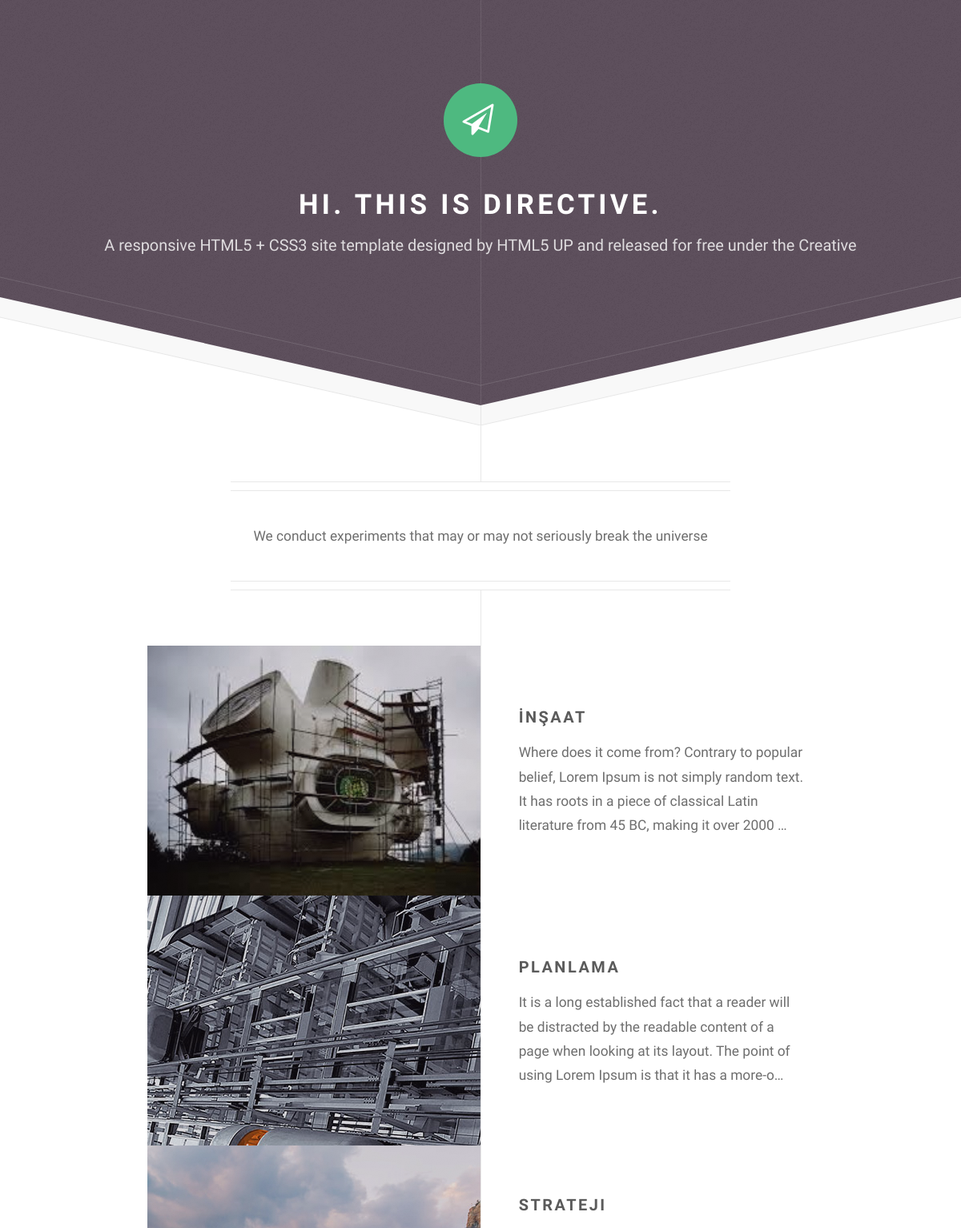
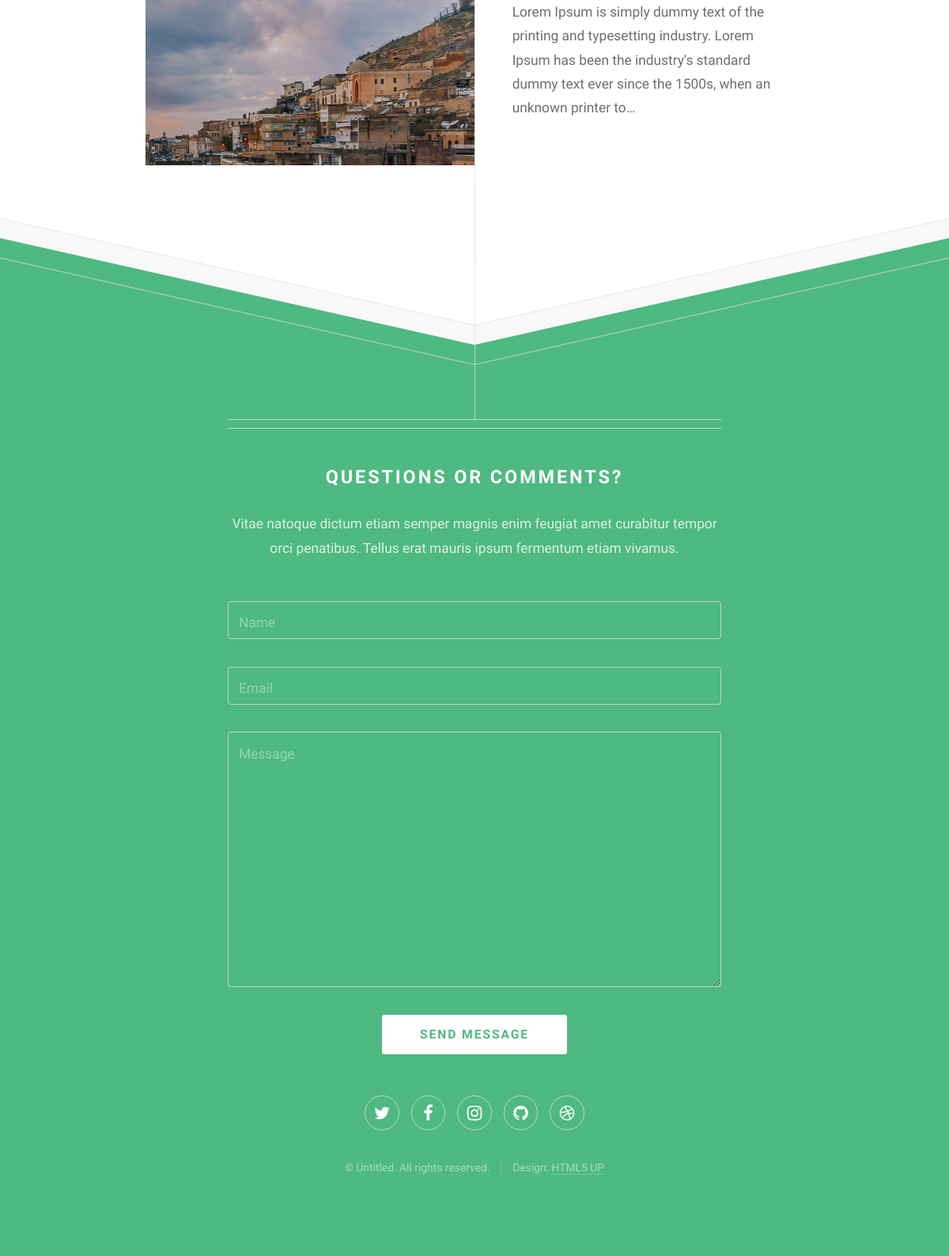
The page / on the database its author committed (2 pictures, top to bottom).
### qarchapp/models.py (models this page shows, shortened)
class Information(models.Model):
    title = models.CharField(max_length=100, blank=True, null=True)
    logo = models.ImageField(upload_to="info", blank=True, null=True)
    motto = models.TextField(max_length=1000, blank=True, null=True)
    introduction_text = models.TextField(max_length = 1000, blank=True, null=True)
    class Meta:
        verbose_name="Site Bilgisi"
        verbose_name_plural = "Site Bilgileri"

class Post(models.Model):
    title = models.CharField(max_length=100, blank=True, null=True)
    content = models.TextField(max_length=1000, blank=True, null=True)
    photo = models.ImageField(upload_to="post", max_length=100, blank=True, null=True)
    created_at = models.DateField(blank=True, null=True, auto_now=True)
    updated_at= models.DateField(blank=True, null=True, auto_now_add=True)
    class Meta:
        verbose_name = "İçerik"
        verbose_name_plural = "İçerikler"
        ordering = ["created_at"]

### qarchapp/views.py (the view)
# urls.py: path('', views.index, name='index'),
def index(request):
    post_list = Post.objects.order_by('id')
    message_list = Message.objects.all()
    site_info=Information.objects.get(id=1)
    form=SendForm()
    context = { 'post_list': post_list, 'site_info': site_info, 'form':form, ' message_list': message_list }
    return render(request, 'qarchapp/index.html', context)

### qarchapp/forms.py
class SendForm(forms.Form):
    name = forms.CharField(widget=forms.TextInput(attrs={'placeholder': 'Name'}), label='')
    email = forms.EmailField(widget=forms.EmailInput(attrs={'placeholder': 'Email'}),label='')
    message = forms.CharField(widget=forms.Textarea(attrs={'placeholder': 'Message'}), label='')

### templates/qarchapp/index.html
{% extends 'base.html' %}
{% block main %}
<header class="major container medium">
    {{site_info.introduction_text}}
 </header>
<div class="box alt container">
    {% for post in post_list %}
					<section class="feature left">
						<a href="{% url 'detail' post.id %}" class="image icon ">
						<img src="/media/{{ post.photo }}" alt="" /></a>
						<div class="content">
							<h3>{{ post.title }} </h3>
							<p> <a style="color:#6e6e6e; border:none;" href="{% url 'detail' post.id %}"> {{ post.content | truncatechars:"180" }} </a> </p>
						</div>
					</section>
    {% endfor %}
</div>
{% endblock  %}

### templates/base.html (shortened to what this page needs)
{% load static %}
<!DOCTYPE HTML>
<html>
	<head>
		<link rel="stylesheet" href="{% static 'qarchapp/css/main.css' %}" />
	</head>
	<body class="is-preload">
			<div id="header">
				<span class="logo icon fa-paper-plane-o"></span>
				<h1>{{site_info.title}}</h1>
				<p>{{site_info.motto}}</p>
			</div>
			<div id="main">
				{% block main %}
				{% endblock %}
			</div>
			<div id="footer">
				<div class="container medium">
					<header class="major last">
						<h2>Questions or comments?</h2>
					</header>
					<p>Vitae natoque dictum etiam semper magnis enim feugiat amet curabitur tempor
					orci penatibus. Tellus erat mauris ipsum fermentum etiam vivamus.</p>
					<form method="POST" action="{% url 'sendmessage' %}">
						{{ form.as_p }}
						<input type="submit" value="Send Message" />
					</form>
					<ul class="icons">
						<li><a href="#" class="icon fa-twitter"><span class="label">Twitter</span></a></li>
						<li><a href="#" class="icon fa-facebook"><span class="label">Facebook</span></a></li>
						<li><a href="#" class="icon fa-instagram"><span class="label">Instagram</span></a></li>
						<li><a href="#" class="icon fa-github"><span class="label">Github</span></a></li>
						<li><a href="#" class="icon fa-dribbble"><span class="label">Dribbble</span></a></li>
					</ul>
					<ul class="copyright">
						<li>&copy; Untitled. All rights reserved.</li><li>Design: <a href="http://html5up.net">HTML5 UP</a></li>
					</ul>
				</div>
			</div>
	</body>
</html>

### rows shown on the page
Information: title "HI. THIS IS DIRECTIVE.", motto "A responsive HTML5 + CSS3 site template designed by HTML5 UP and released for free under the Creative", introduction_text "We conduct experiments that may or may not seriously break the universe"
Post: photo (picture), title "İNŞAAT", content "Where does it come from? Contrary to popular belief, Lorem Ipsum is not simply random text. It has roots in a piece of classical Latin literature from 45 BC, making it over 2000 …"
Post: photo (picture), title "PLANLAMA", content "It is a long established fact that a reader will be distracted by the readable content of a page when looking at its layout. The point of using Lorem Ipsum is that it has a more-o…"
Post: photo (picture), title "STRATEJI", content "Lorem Ipsum is simply dummy text of the printing and typesetting industry. Lorem Ipsum has been the industry's standard dummy text ever since the 1500s, when an unknown printer to…"
